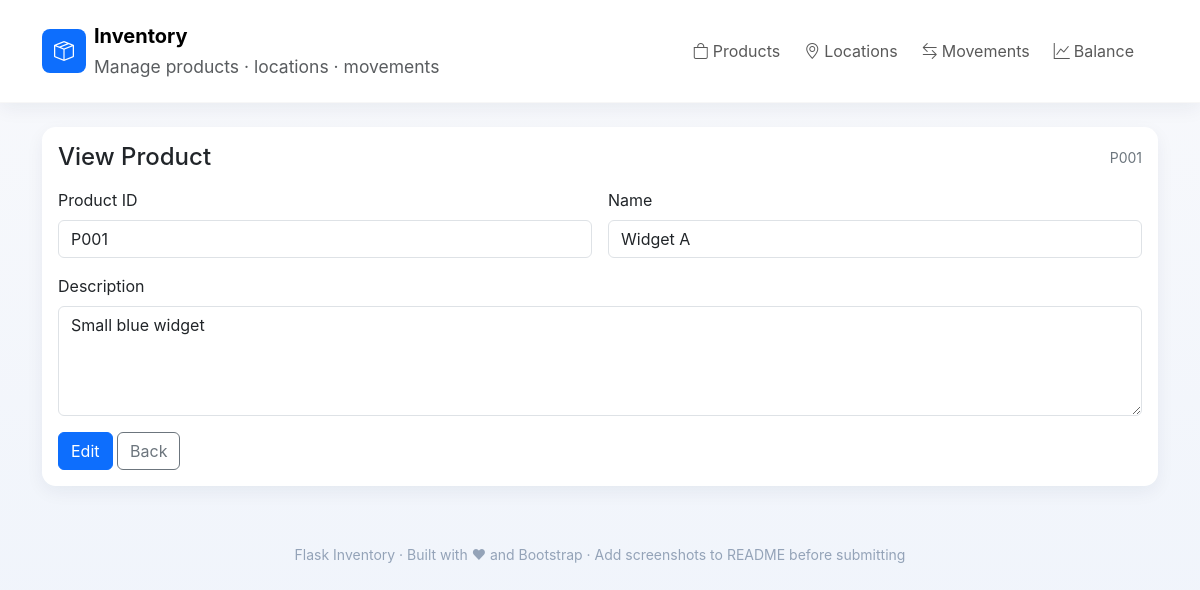
The app's page /products/view/P001 with its own data.
### app.py (models this page shows, shortened)
class Product(db.Model):
    product_id = db.Column(db.String(50), primary_key=True)
    name = db.Column(db.String(200), nullable=False)
    description = db.Column(db.String(500))

### app.py (the view)
@app.route('/products/view/<product_id>')
def view_product(product_id):
    p = Product.query.get_or_404(product_id)
    return render_template('product_form.html', product=p, readonly=True)

### templates/product_form.html
{% extends "base.html" %}
{% block content %}
  <div class="card p-3">
    <div class="d-flex justify-content-between align-items-center mb-3">
      <h4 class="mb-0">{{ product and ( 'View' if readonly else 'Edit' ) or 'Add' }} Product</h4>
      <div class="muted small">{{ product.product_id if product else '' }}</div>
    </div>
    <form method="post" class="row g-3">
      <div class="col-12 col-md-6">
        <label class="form-label">Product ID</label>
        <input class="form-control" name="product_id" value="{{ product.product_id if product else '' }}" {% if product %}readonly{% endif %} required>
      </div>
      <div class="col-12 col-md-6">
        <label class="form-label">Name</label>
        <input class="form-control" name="name" value="{{ product.name if product else '' }}" {% if readonly %}readonly{% endif %} required>
      </div>
      <div class="col-12">
        <label class="form-label">Description</label>
        <textarea class="form-control" name="description" rows="4" {% if readonly %}readonly{% endif %}>{{ product.description if product else '' }}</textarea>
      </div>
      <div class="col-12">
        {% if not readonly %}
          <button class="btn btn-success"><i class="bi bi-save"></i> Save</button>
          <a class="btn btn-outline-secondary" href="{{ url_for('products') }}">Cancel</a>
        {% else %}
          <a class="btn btn-primary" href="{{ url_for('edit_product', product_id=product.product_id) }}">Edit</a>
          <a class="btn btn-outline-secondary" href="{{ url_for('products') }}">Back</a>
        {% endif %}
      </div>
    </form>
  </div>
{% endblock %}

### templates/base.html (style rules this page uses)
:root { --accent: #2563eb; --muted: #6c757d; --card-radius: 14px; }
html,body { height:100%; }
body { background: linear-gradient(180deg, #f8f9fc 0%, #eef3fb 100%); font-family: Inter, system-ui, -apple-system, "Segoe UI", Roboto, "Helvetica Neue", Arial; }
.card { border: none; border-radius: var(--card-radius); box-shadow: 0 6px 18px rgba(18, 40, 71, 0.06); }
.muted { color: var(--muted); }

### records on screen
Product: product_id "P001", name "Widget A", description "Small blue widget"

### other values on screen
{{ product and ( 'View' if readonly else 'Edit' ) or 'Add' }} "View"
